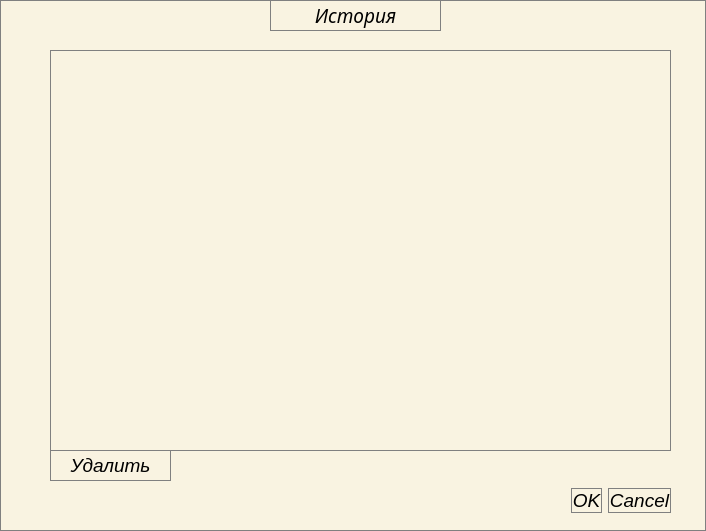
<?xml version="1.0" encoding="UTF-8"?>
<ui version="4.0">
 <class>History</class>
 <widget class="QDialog" name="History">
  <property name="geometry">
   <rect>
    <x>0</x>
    <y>0</y>
    <width>706</width>
    <height>531</height>
   </rect>
  </property>
  <property name="mouseTracking">
   <bool>true</bool>
  </property>
  <property name="windowTitle">
   <string>История</string>
  </property>
  <property name="styleSheet">
   <string notr="true">background-color:#f9f3e1;
border: 1px solid gray;
font: 75 italic 14pt;</string>
  </property>
  <widget class="QDialogButtonBox" name="buttonBox_history_status">
   <property name="geometry">
    <rect>
     <x>50</x>
     <y>480</y>
     <width>621</width>
     <height>41</height>
    </rect>
   </property>
   <property name="styleSheet">
    <string notr="true">QPushButton:pressed{
background-color :qconicalgradient(cx:0, cy:0, angle:135, stop:0 rgba(255, 255, 0, 69), stop:0.375 rgba(255, 255, 0, 69), stop:0.423533 rgba(251, 255, 0, 145), stop:0.45 rgba(247, 255, 0, 208), stop:0.477581 rgba(255, 244, 71, 130), stop:0.518717 rgba(255, 218, 71, 130), stop:0.55 rgba(255, 255, 0, 255), stop:0.57754 rgba(255, 203, 0, 130), stop:0.625 rgba(255, 255, 0, 69), stop:1 rgba(255, 255, 0, 69))
}  </string>
   </property>
   <property name="orientation">
    <enum>Qt::Horizontal</enum>
   </property>
   <property name="standardButtons">
    <set>QDialogButtonBox::Cancel|QDialogButtonBox::Ok</set>
   </property>
  </widget>
  <widget class="QTableView" name="tableView_history">
   <property name="geometry">
    <rect>
     <x>50</x>
     <y>50</y>
     <width>621</width>
     <height>401</height>
    </rect>
   </property>
   <attribute name="horizontalHeaderDefaultSectionSize">
    <number>150</number>
   </attribute>
  </widget>
  <widget class="QLabel" name="label_history">
   <property name="geometry">
    <rect>
     <x>270</x>
     <y>0</y>
     <width>171</width>
     <height>31</height>
    </rect>
   </property>
   <property name="font">
    <font>
     <family>Sans</family>
     <pointsize>14</pointsize>
     <weight>9</weight>
     <italic>true</italic>
     <bold>false</bold>
    </font>
   </property>
   <property name="text">
    <string>История</string>
   </property>
   <property name="alignment">
    <set>Qt::AlignCenter</set>
   </property>
  </widget>
  <widget class="QPushButton" name="pushButton_delete_history">
   <property name="geometry">
    <rect>
     <x>50</x>
     <y>450</y>
     <width>121</width>
     <height>31</height>
    </rect>
   </property>
   <property name="styleSheet">
    <string notr="true">QPushButton:pressed{
background-color :qconicalgradient(cx:0, cy:0, angle:135, stop:0 rgba(255, 255, 0, 69), stop:0.375 rgba(255, 255, 0, 69), stop:0.423533 rgba(251, 255, 0, 145), stop:0.45 rgba(247, 255, 0, 208), stop:0.477581 rgba(255, 244, 71, 130), stop:0.518717 rgba(255, 218, 71, 130), stop:0.55 rgba(255, 255, 0, 255), stop:0.57754 rgba(255, 203, 0, 130), stop:0.625 rgba(255, 255, 0, 69), stop:1 rgba(255, 255, 0, 69))
}  </string>
   </property>
   <property name="text">
    <string>Удалить</string>
   </property>
  </widget>
  <widget class="QLabel" name="label_history_status">
   <property name="geometry">
    <rect>
     <x>10</x>
     <y>490</y>
     <width>271</width>
     <height>31</height>
    </rect>
   </property>
   <property name="styleSheet">
    <string notr="true">border:0;
</string>
   </property>
   <property name="text">
    <string/>
   </property>
  </widget>
 </widget>
 <resources/>
 <connections>
  <connection>
   <sender>buttonBox_history_status</sender>
   <signal>accepted()</signal>
   <receiver>History</receiver>
   <slot>accept()</slot>
   <hints>
    <hint type="sourcelabel">
     <x>248</x>
     <y>254</y>
    </hint>
    <hint type="destinationlabel">
     <x>157</x>
     <y>274</y>
    </hint>
   </hints>
  </connection>
  <connection>
   <sender>buttonBox_history_status</sender>
   <signal>rejected()</signal>
   <receiver>History</receiver>
   <slot>reject()</slot>
   <hints>
    <hint type="sourcelabel">
     <x>316</x>
     <y>260</y>
    </hint>
    <hint type="destinationlabel">
     <x>286</x>
     <y>274</y>
    </hint>
   </hints>
  </connection>
 </connections>
</ui>
